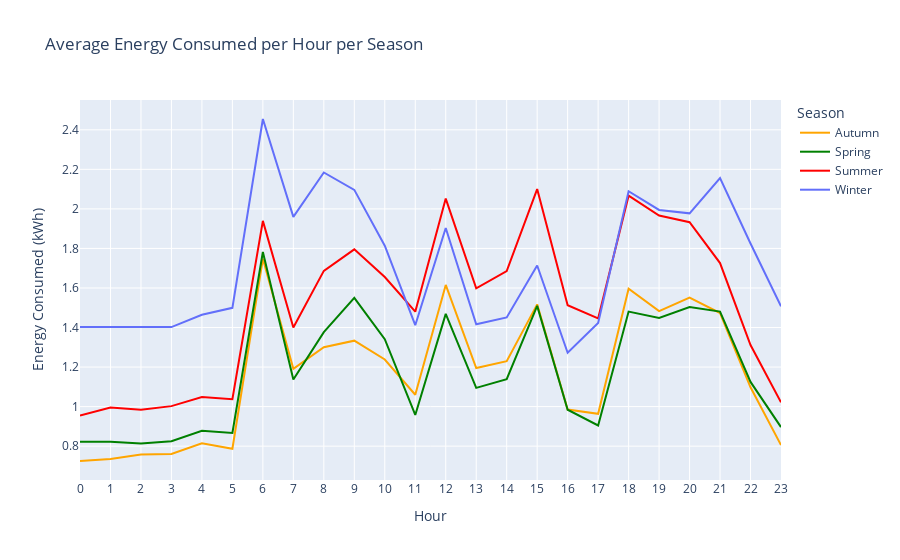

Source (notebook cell):
### Code cell
fig = px.line(data_frame=consuming_data,
              x='Hour',
              y='Energy Consumed',
              color='Season',
              color_discrete_sequence=['orange', 'green', 'red', 'rgb(98, 111, 250)'],
              title='Average Energy Consumed per Hour per Season')
fig.update_xaxes(type='category'),
fig.update_yaxes(title='Energy Consumed (kWh)')
fig.show()

### Figure 1 — Plotly figure (JSON) as saved in the notebook; plotly's stock layout.template omitted (floating-point values rounded to 4 significant figures)
{"data": [{"hovertemplate": "Season=Autumn<br>Hour=%{x}<br>Energy Consumed=%{y}<extra></extra>", "legendgroup": "Autumn", "line": {"color": "orange", "dash": "solid"}, "marker": {"symbol": "circle"}, "mode": "lines", "name": "Autumn", "orientation": "v", "showlegend": true, "x": [0, 1, 2, 3, 4, 5, 6, 7, 8, 9, 10, 11, 12, 13, 14, 15, 16, 17, 18, 19, 20, 21, 22, 23], "xaxis": "x", "y": [0.7249, 0.7346, 0.7573, 0.7608, 0.8145, 0.787, 1.747, 1.191, 1.3, 1.334, 1.238, 1.06, 1.615, 1.195, 1.23, 1.517, 0.9851, 0.9635, 1.596, 1.483, 1.551, 1.473, 1.097, 0.8057], "yaxis": "y", "type": "scatter"}, {"hovertemplate": "Season=Spring<br>Hour=%{x}<br>Energy Consumed=%{y}<extra></extra>", "legendgroup": "Spring", "line": {"color": "green", "dash": "solid"}, "marker": {"symbol": "circle"}, "mode": "lines", "name": "Spring", "orientation": "v", "showlegend": true, "x": [0, 1, 2, 3, 4, 5, 6, 7, 8, 9, 10, 11, 12, 13, 14, 15, 16, 17, 18, 19, 20, 21, 22, 23], "xaxis": "x", "y": [0.822, 0.8223, 0.8131, 0.8252, 0.878, 0.867, 1.782, 1.137, 1.376, 1.55, 1.341, 0.9578, 1.469, 1.095, 1.139, 1.51, 0.9841, 0.9048, 1.481, 1.448, 1.504, 1.481, 1.125, 0.8965], "yaxis": "y", "type": "scatter"}, {"hovertemplate": "Season=Summer<br>Hour=%{x}<br>Energy Consumed=%{y}<extra></extra>", "legendgroup": "Summer", "line": {"color": "red", "dash": "solid"}, "marker": {"symbol": "circle"}, "mode": "lines", "name": "Summer", "orientation": "v", "showlegend": true, "x": [0, 1, 2, 3, 4, 5, 6, 7, 8, 9, 10, 11, 12, 13, 14, 15, 16, 17, 18, 19, 20, 21, 22, 23], "xaxis": "x", "y": [0.955, 0.9956, 0.9843, 1.002, 1.048, 1.037, 1.939, 1.401, 1.686, 1.795, 1.655, 1.48, 2.052, 1.598, 1.686, 2.1, 1.513, 1.446, 2.067, 1.966, 1.933, 1.726, 1.312, 1.021], "yaxis": "y", "type": "scatter"}, {"hovertemplate": "Season=Winter<br>Hour=%{x}<br>Energy Consumed=%{y}<extra></extra>", "legendgroup": "Winter", "line": {"color": "rgb(98, 111, 250)", "dash": "solid"}, "marker": {"symbol": "circle"}, "mode": "lines", "name": "Winter", "orientation": "v", "showlegend": true, "x": [0, 1, 2, 3, 4, 5, 6, 7, 8, 9, 10, 11, 12, 13, 14, 15, 16, 17, 18, 19, 20, 21, 22, 23], "xaxis": "x", "y": [1.403, 1.404, 1.402, 1.402, 1.465, 1.5, 2.455, 1.96, 2.184, 2.096, 1.814, 1.412, 1.903, 1.417, 1.451, 1.714, 1.272, 1.423, 2.089, 1.995, 1.977, 2.156, 1.825, 1.507], "yaxis": "y", "type": "scatter"}], "layout": {"xaxis": {"anchor": "y", "domain": [0.0, 1.0], "title": {"text": "Hour"}, "type": "category"}, "yaxis": {"anchor": "x", "domain": [0.0, 1.0], "title": {"text": "Energy Consumed (kWh)"}}, "legend": {"title": {"text": "Season"}, "tracegroupgap": 0}, "title": {"text": "Average Energy Consumed per Hour per Season"}}}
